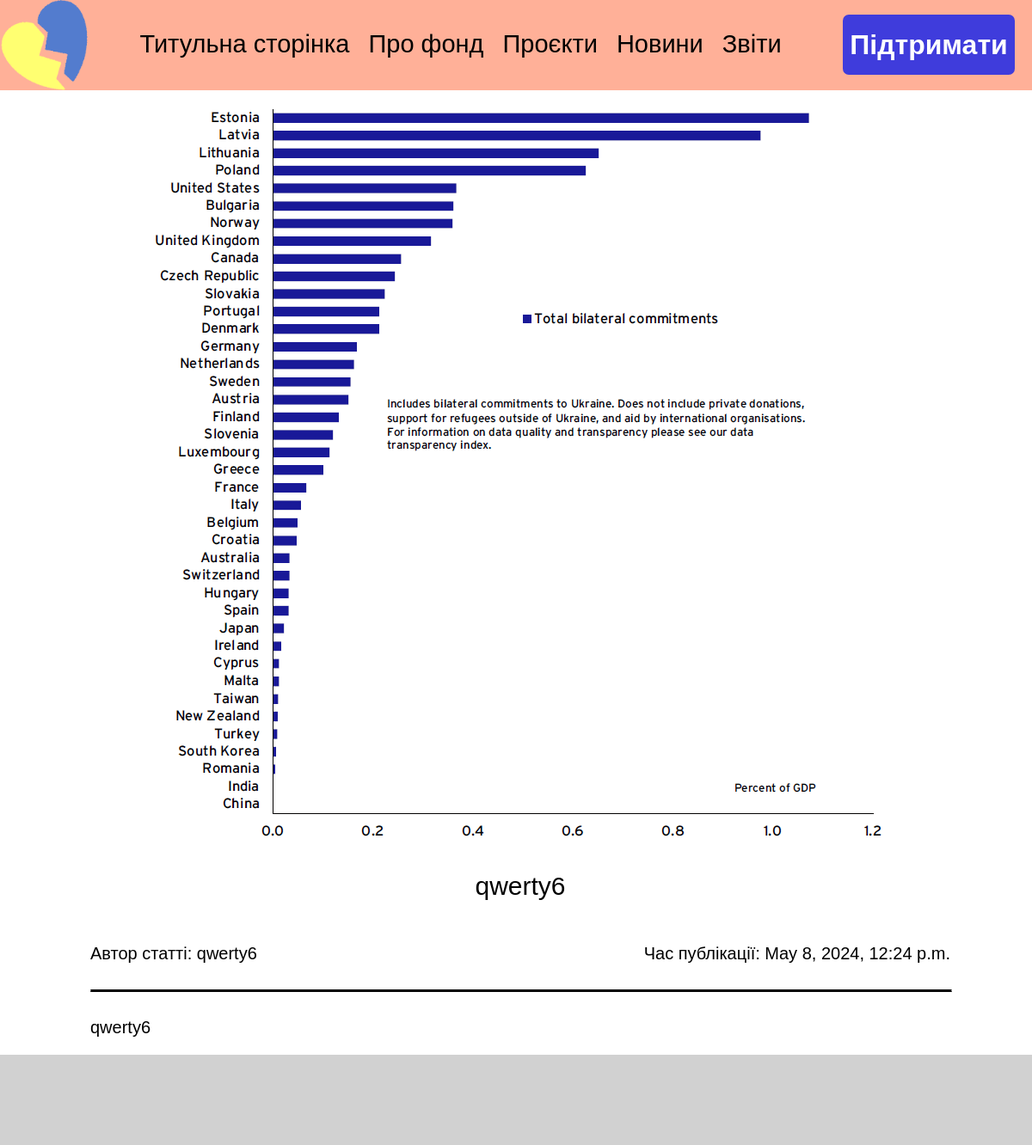
The app's page /article/6/, older data.
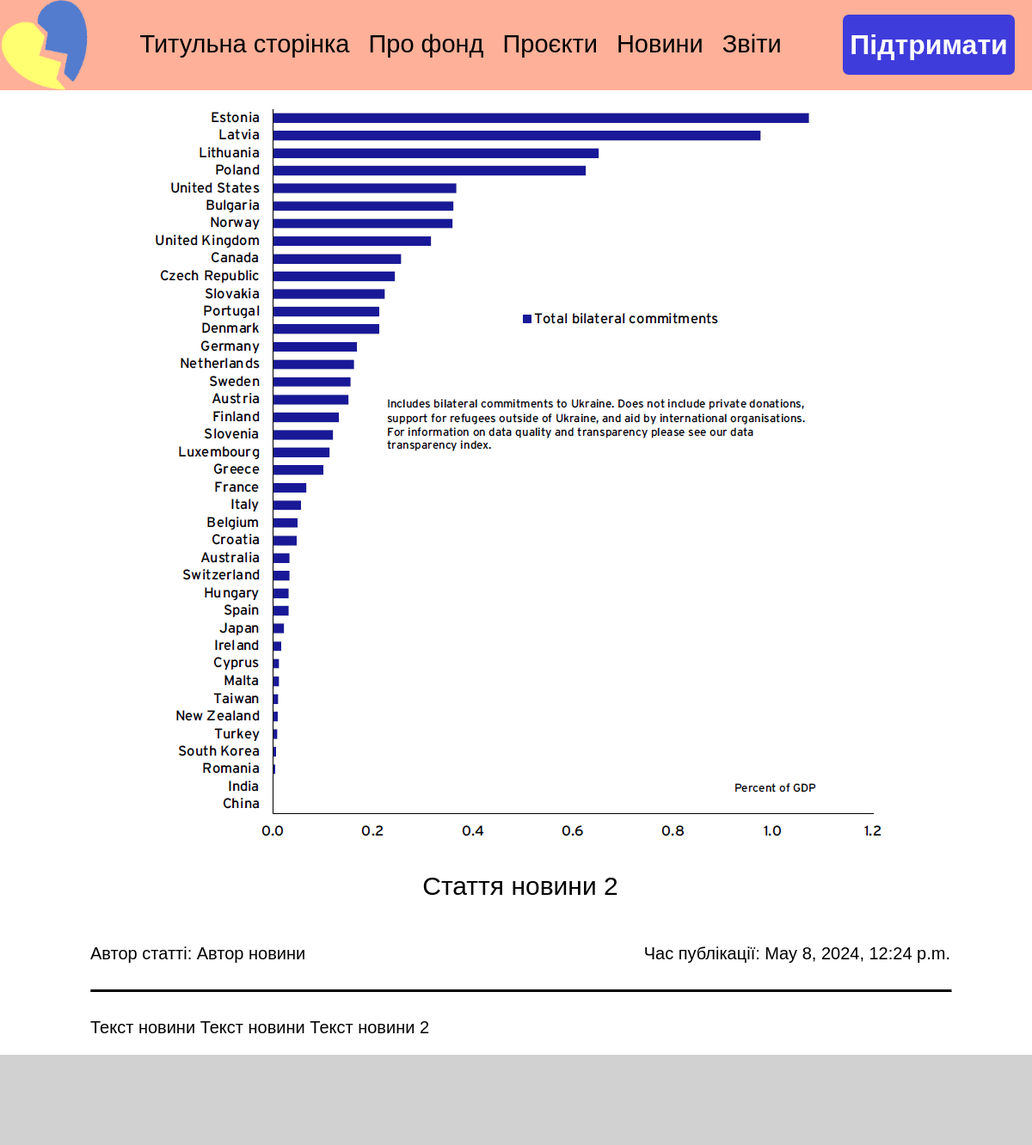
The same page, newer data.
### UAFOND/models.py (models this page shows)
class News(models.Model):
    id = models.AutoField(primary_key=True)
    title = models.CharField(max_length=100, null=False, blank=False)
    author = models.CharField(max_length=100, null=False, blank=False)
    text = models.TextField()
    img = models.ImageField(upload_to='news/')
    time = models.DateTimeField(default=timezone.now, null=False)

### UAFOND/views.py (the view)
# urls.py: path('article/<int:id>/', views.artcl, name='artcl'),
def artcl(request, id):
    article = get_object_or_404(News, id=id)
    return render(request, 'artcl.html', {'article': article})

### templates/artcl.html (shortened to what this page needs)
<html lang="uk-UA">
<head>
    {% load static %}
</head>
<body>
    <div id="highbar">
        <img src = " {% static 'label.png' %}">
        <ul>
            <li><a href="{% url 'main' %}">Титульна сторінка</a></li>
            <li><a href="{% url 'about' %}">Про фонд</a></li>
            <li><a href="{% url 'projects' %}">Проєкти</a></li>
            <li><a href="{% url 'news' %}">Новини</a></li>
            <li><a href="{% url 'report' %}">Звіти</a></li>
        </ul>
        <button onclick="window.location.href='{% url 'support' %}'">Підтримати</button>
    </div>
        <div class="news">
             <div class="news_img">
                <img src="{{ MEDIA_URL }}{{ article.img.url }}" alt="Image">
            </div>
            <div class = "infoblock">
                <p class="title">{{article.title}}</a>
                <div id = "news_cap">
                    <p class="author">Автор статті: {{article.author}}</p>
                    <p class="time">Час публікації: {{article.time}}</p>
                </div>
                <hr>
                <p class="text">{{article.text}}</p>
            </div>
        </div>
    <div id="lowbar">
    </div>
    <link rel="stylesheet" type="text/css" href="{% static 'artcl.css' %}">
</body>
</html>

Row changes from the older to the newer data that the page shows:
changed News: title "qwerty6" → "Стаття новини 2"; author "qwerty6" → "Автор новини"; text "qwerty6" → "Текст новини Текст новини Текст новини 2"
